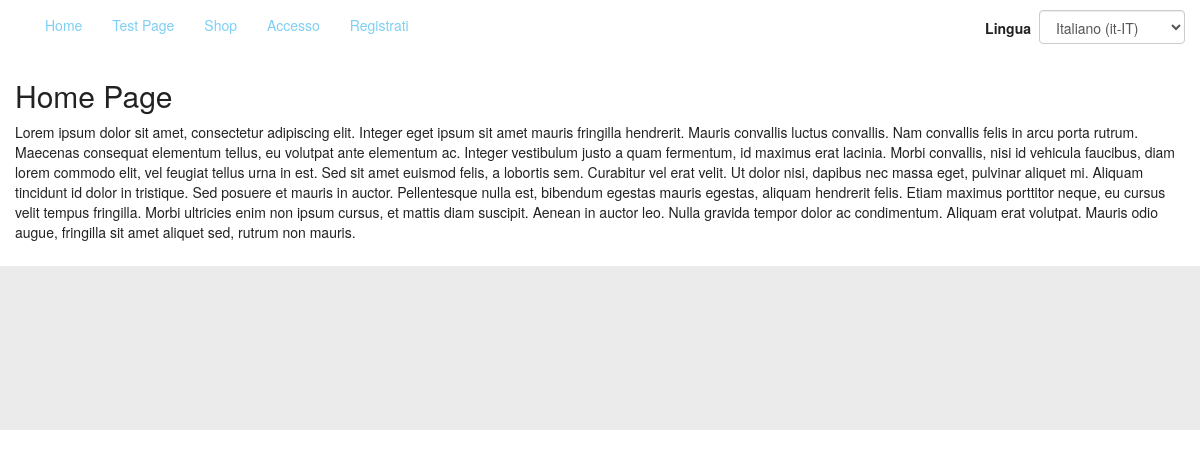
The page / on the database its author committed.
### tables this page shows
CREATE TABLE `acms_menu_list` (
  `menu_id` int(11) NOT NULL,
  `menu_title` varchar(100) NOT NULL
);

CREATE TABLE `acms_menu_items` (
  `link_id` int(11) NOT NULL,
  `fk_menu_id` int(11) NOT NULL,
  `link_title` varchar(100) NOT NULL,
  `link_rel_uri` varchar(150) NOT NULL,
  `link_abs_uri` varchar(200) NOT NULL
);

CREATE TABLE `acms_pages` (
  `page_id` int(11) NOT NULL,
  `page_slug` varchar(100) NOT NULL,
  `fk_author_user_id` int(11) NOT NULL,
  `page_title` varchar(200) NOT NULL,
  `page_content` text NOT NULL,
  `page_meta_description` varchar(200) NOT NULL,
  `page_meta_keywords` varchar(200) NOT NULL
);

### controllers/Page.php (called while the page is built, shortened)
<?php
class Page extends Controller
{
    public function index( $params=array() )
    {
        $page_slug = isset($params[0]) ? $params[0] : Config::$home_slug;
        $page_model = $this->getModel('PageModel');
        $this->page_data = $page_model->getPageData( $page_slug );
        $menu_model = $this->getModel('MenuModel');
        $this->menus["main_menu"] = $menu_model->selectMenuDataById(1);
        $this->getView('pages/page_default');
    }
}

### index.php (called while the page is built, shortened)
<?php
require_once(__DIR__.'/Config.php');
require_once(Config::$abs_path.'/libs/php/Session.php');
require_once(Config::$abs_path.'/libs/php/Database.php');
require_once(Config::$abs_path.'/controllers/Controller.php');
require_once(Config::$abs_path.'/App.php');
(new App());

### libs/php/Session.php (called while the page is built, shortened)
<?php
class Session
{
    public static function get($key)
    {
        if (isset($_SESSION[$key]))
        {
            return $_SESSION[$key];
        }else{
            return FALSE;
        }
    }
}

### libs/php/Database.php (called while the page is built, shortened)
<?php
class Database
{
    public $mysqli;
    public function __construct()
    {
        $this->mysqli = new mysqli( Config::$db_host, Config::$db_user, Config::$db_pass, Config::$db_name);
    }
    public function queryExec($query='')
    {
        $_query = str_replace("#_", Config::$db_prefix, $query);
        if (!$result = $this->mysqli->query($_query)) {
            echo "<b>Database() say: </b>query problems<br>";
            echo "Query: " . $_query . "<br>";
            echo "Errno: " . $this->mysqli->errno . "<br>";
            echo "Error: " . $this->mysqli->error . "<br>";
            exit;
        }
        return $result;
    }
    public function getObjectData($query='')
    {
        $_query = str_replace("#_", Config::$db_prefix, $query);
        if (!$result = $this->mysqli->query($_query)) {
            echo "<b>Database() say: </b>query problems<br>";
            echo "Query: " . $_query . "<br>";
            echo "Errno: " . $this->mysqli->errno . "<br>";
            echo "Error: " . $this->mysqli->error . "<br>";
            exit;
        }
        if ($result->num_rows === 0) {
            $data = FALSE;
        }else{
            $data = $result->fetch_object();
            $data->num_rows = $result->num_rows;
        }
        return $data;
    }
}

### models/MenuModel.php (called while the page is built)
<?php
class MenuModel extends Model
{
    public function selectMenuDataById($menu_id = 0)
    {
        $query =
            "SELECT * "
          . "FROM #_menu_list "
          . "LEFT JOIN #_menu_items ON #_menu_items.fk_menu_id = $menu_id "
          . "WHERE #_menu_list.menu_id = $menu_id";
        $results = $this->queryExec($query);
        $data = array();
        while ($obj = $results->fetch_object()){
            array_push($data, $obj);
        }
        return $data;
    }
}

### models/PageModel.php (called while the page is built, shortened)
<?php
class PageModel extends Model
{
    public function getPageData( $page_slug )
    {
        $this->page_data =
            $this->getObjectData(
                "SELECT * "
                . "FROM #_pages "
                . "LEFT JOIN #_users ON #_users.user_id = #_pages.fk_author_user_id "
                . "WHERE page_slug = '$page_slug'"
            );
        return $this->page_data;
    }
}

### views/pages/page_default.php (the view, shortened to what this page needs)
<!DOCTYPE html>
<html lang="en" data-localization="<?=Session::get('lang') ? Session::get('lang') : Config::$default_lang;?>">
    <head>
        <link href="<?=Config::$web_path;?>/libs/bootstrap/css/bootstrap.min.css" rel="stylesheet">
        <link href="<?=Config::$web_path;?>/libs/bootstrap/css/bootstrap-theme.min.css" rel="stylesheet">
        <link href="<?=Config::$web_path;?>/css/app_style.css" rel="stylesheet">
        <link href="<?=Config::$web_path;?>/themes/<?=Config::$theme;?>/css/theme.css" rel="stylesheet">
        <link type="text/css" rel="stylesheet" href="<?=Config::$web_path;?>/js/libs/jquery-ui-1.11.4/jquery-ui.min.css" />
        <link type="text/css" rel="stylesheet" href="<?=Config::$web_path;?>/js/libs/sweetalert-master/dist/sweetalert.css" />
        <link type="text/css" rel="stylesheet" href="<?=Config::$web_path;?>/js/libs/jonthornton-jquery-timepicker/jquery.timepicker.css" />
    </head>
    <body>
        <div class="container-fluid">
            <header class="row">
                <div class="header-content col-xs-12 col-sm-12 col-md-12 col-lg-12">
                    <?php $this->getInclude('header-content');?>
                </div>
            </header>
        </div>
        <div class="container-fluid">
            <div class="page-title">
                <h2><?= isset($this->page_data->page_title) ? $this->page_data->page_title : ''; ?></h2>
            </div>
            <div class="main-content">
                <?=isset($this->page_data->page_content) ? $this->page_data->page_content : ''; ?>
            </div>
        </div>
        <div class="container-fluid">
            <footer class="row">
                <div class="footer-content col-xs-12 col-sm-12 col-md-12 col-lg-12">
                </div>
            </footer>
        </div>
    </body>
</html>

### App.php (shortened to what this page needs)
<?php
class App
{
    protected $controller = 'Page';
    protected $method = 'index';
    protected $params = array();
    public function __construct()
    {
        $url = $this->parseUrl();
        if($url)
        {
            if( file_exists(__DIR__ . '/controllers/' . $url[0] . '.php') )
            {
                $this->controller = $url[0];
                unset($url[0]);
                require_once(__DIR__ . '/controllers/' . $this->controller . '.php');
                $this->controller = new $this->controller;
                if( isset($url[1]) && method_exists($this->controller, $url[1]))
                {
                    $this->method = $url[1];
                    unset($url[1]);
                }
            }else{
                require_once( __DIR__ . '/controllers/' . $this->controller . '.php');
                $this->controller = new $this->controller;
                if(method_exists($this->controller, $url[0]))
                {
                    $this->method = $url[0];
                    unset($url[0]);
                }
            }
            $this->params = $url ? array_values($url) : array();
            call_user_func_array(array($this->controller, $this->method), array($this->params));
        }else{
            $this->controller = new $this->controller;
            call_user_func_array(array($this->controller, $this->method), array($this->params));
        }
    }
    public function parseUrl()
    {
        $get = filter_input_array(INPUT_GET, FILTER_SANITIZE_STRING);
        if(isset($get['url'])){
            return $url = explode('/', filter_var(rtrim($get['url'], '/'), FILTER_SANITIZE_URL) );
        }else{
            return FALSE;
        }
    }
}

### controllers/Controller.php (shortened to what this page needs)
<?php
class Controller
{
    public $includes = array("positions"=>array());
    public function getModel($model='')
    {
        return new $model();
    }
    public function getView($view="", $data=NULL )
    {
        require_once(Config::$abs_path.'/views/'.$view.'.php');
    }
    public function includeView($view="", $position="")
    {
        $view_path = Config::$abs_path.'/views/'.$view.'.php';
        if($position!=""){
            $this->includes['positions'][$position] = $view_path;
        }else{
            array_push($this->includes, $view_path);
        }
    }
    public function getInclude($position="")
    {
        if( isset($this->includes['positions'][$position]) )
        {
            require_once( $this->includes['positions'][$position] );
        }
    }
}

### views/nav/main_menu.php
<div class="main_menu">
    <div class="main_menu_wrapper">
        <?php if(isset($this->menus["main_menu"])): ?>
                <div id="navbar" class="navbar-collapse collapse">
                    <ul class="nav navbar-nav">
                    <?php foreach($this->menus["main_menu"] as $menu_link): ?>
                        <?php
                            $uri = Config::$web_path;
                            if(isset($menu_link->link_rel_uri)){
                                $uri.=$menu_link->link_rel_uri;
                            }else if(isset($menu_link->link_abs_uri)){
                                $uri.=$menu_link->link_abs_uri;
                            }
                        ?>
                        <li>
                            <a
                                href = "<?=$uri?>"
                                target = "_self"
                                title= "<?=$menu_link->link_title?>"
                                alt  = "<?=$menu_link->link_title?>"
                            >
                                <?=$menu_link->link_title?>
                            </a>
                        </li>
                    <?php endforeach; ?>
                    </ul>
                    <ul class="nav navbar-nav navbar-right">
                        <li>
                            <label style="margin: 18px 8px auto 8px;">
                                Lingua
                            </label>
                        </li>
                        <li>
                            <p>
                                <?php include(__DIR__ . '/lang_menu.php');?>
                            </p>
                        </li>
                    </ul>
                </div>
        <?php endif;?>
    </div>
</div>

### views/nav/lang_menu.php (shortened to what this page needs)
<div class="lang_menu">
    <form id="selectLanguage" name="select_language" method="POST" action="<?=Config::$web_path?>/Localization/setLanguage">
        <div class="form-group">
            <select id="languageCode" name="language_code" class="form-control">
                <option value="it-IT" <?=Session::get('lang')==="it-IT" ? 'selected' : ''; ?>>
                    Italiano (it-IT)
                </option>
            </select>
        </div>
    </form>
</div>

### css/app_style.css (style rules this page uses)
a, a:hover, a:focus, a:visited { text-decoration: none; }

### themes/default/css/theme.css (style rules this page uses)
html, body { color: #222; }
a { color: #7ecff4; }
select, option { color: #222; }
footer { min-height: 164px; margin-top: 24px; margin-bottom: 0; background: #EBEBEB; }

### rows shown on the page
acms_menu_list: acms_menu_items.link_title "Home", acms_menu_items.link_title "Test Page", acms_menu_items.link_title "Shop", acms_menu_items.link_title "Accesso", acms_menu_items.link_title "Registrati"
acms_pages: page_title "Home Page", page_content "Lorem ipsum dolor sit amet, consectetur adipiscing elit. Integer eget ipsum sit amet mauris fringilla hendrerit. Mauris convallis luctus convallis. Nam convallis felis in arcu porta rutrum. Maecenas consequat elementum tellus, eu volutpat ante elementum ac. Integer vestibulum justo a quam fermentum, id maximus erat lacinia. Morbi convallis, nisi id vehicula faucibus, diam lorem commodo elit, vel feugiat tellus urna in est. Sed sit amet euismod felis, a lobortis sem. Curabitur vel erat velit. Ut dolor nisi, dapibus nec massa eget, pulvinar aliquet mi. Aliquam tincidunt id dolor in tristique. Sed posuere et mauris in auctor. Pellentesque nulla est, bibendum egestas mauris egestas, aliquam…"
